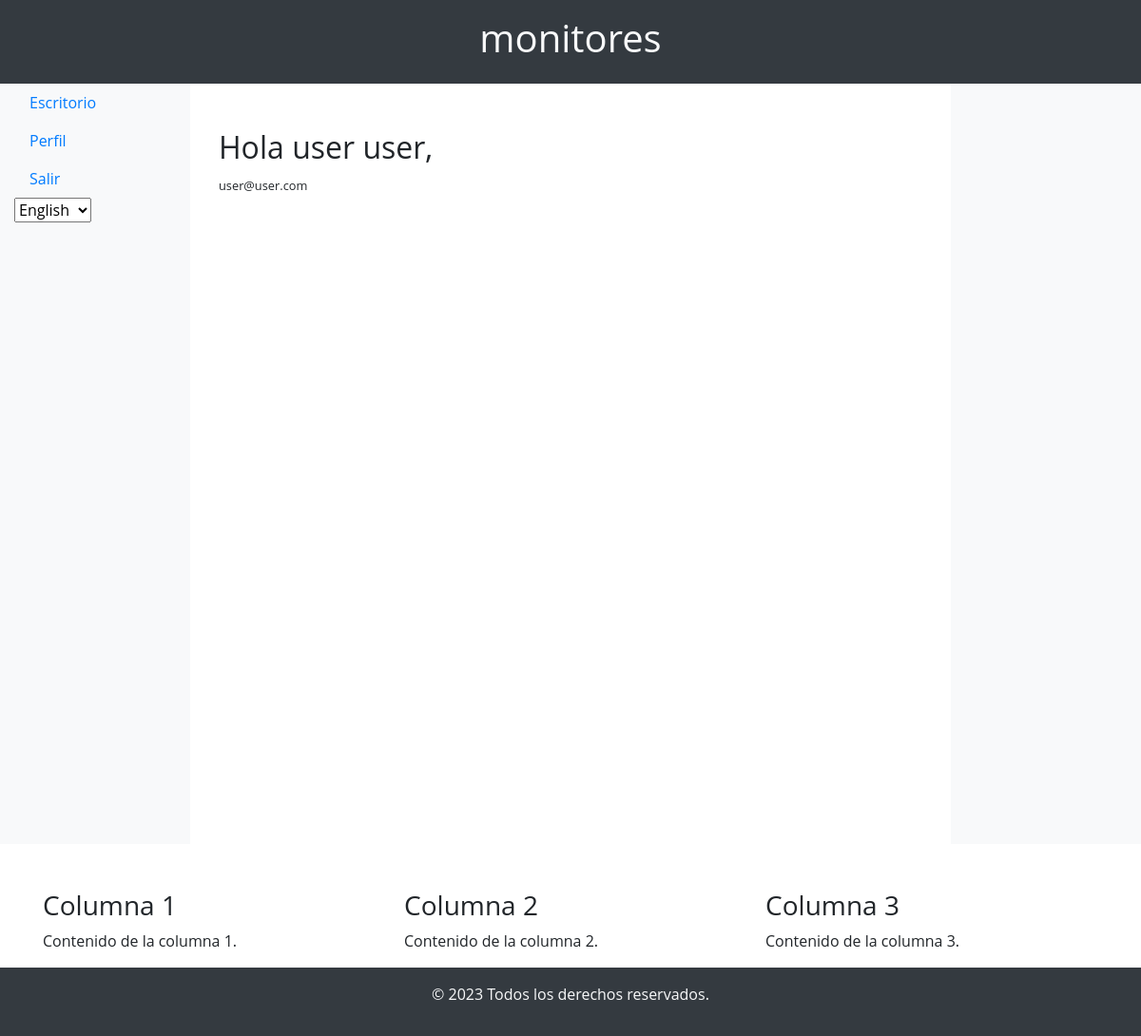
Page / (signed in) on the earlier database version.
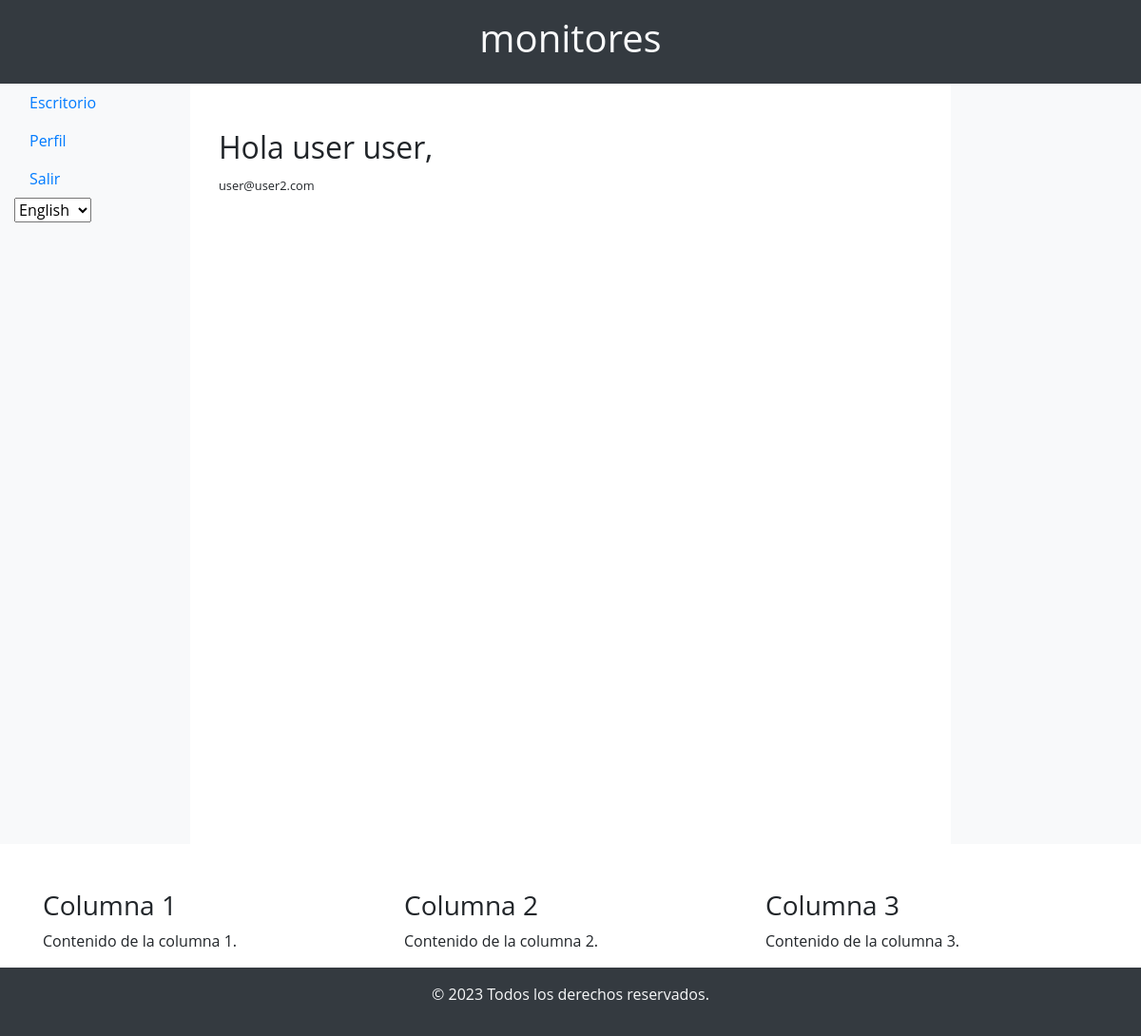
Same page on the later database version.
### app/models/user_model.py (models this page shows, shortened)
class User(db.Model, UserMixin):
    id = db.Column(db.Integer, primary_key=True)
    username = db.Column(db.String(50), unique=True, nullable=False)
    email = db.Column(db.String(120), unique=True, nullable=False)
    password = db.Column(db.String(60), nullable=False)
    role = db.Column(db.String(20), default='user')  # Default role is 'user'
    language = db.Column(db.String(5), default='en')  # Add this line for language preference
    created_at = db.Column(db.DateTime, default=datetime.utcnow)
    updated_at = db.Column(db.DateTime, default=datetime.utcnow, onupdate=datetime.utcnow)

### app/controllers/user_controller.py (the view)
@app.route('/')
@login_required
def index():
    return render_template('index.html')

### app/__init__.py (called while the page is built)
@login_manager.user_loader
def load_user(user_id):
    return User.query.get(int(user_id))

def is_admin():
    return current_user.is_authenticated and current_user.role == 'admin'

### app/templates/index.html
{% extends 'base.html' %}
{% block content %}
<div class="container mt-5">
    <h2>Hola {{ current_user.role }} {{ current_user.username }},</h2>
    <p>
        <small>{{ current_user.email }}</small>
    </p>
</div>
{% endblock %}

Differences in the rows shown:
changed User "user": email "user@user.com" → "user@user2.com"
